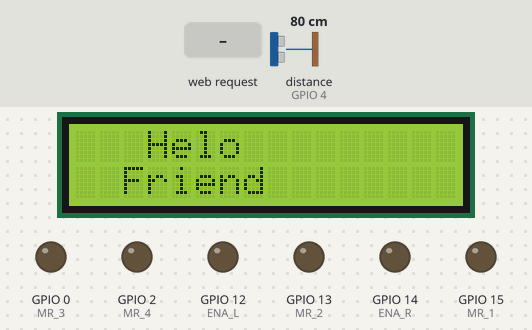
Simulated run of this sketch. Board: ESP8266 (NodeMCU). Shown: 16×2 character LCD, output pins drawn as LEDs (lit = HIGH). The inputs (shaded band) are chosen by the test bench; at power-on: distance to the obstacle (sensor on GPIO 4) 80 cm. The echo pulse lasts 58.3 µs per cm; WiFi joins after 1.5 s; servers stay silent unless stated; what the sketch prints to the serial monitor is not drawn.

Above: at 2.7 s.
2.8 s: distance to the obstacle (sensor on GPIO 4) set to 2 cm
5.3 s: HTTP request GET /item2 received
At 5.9 s:
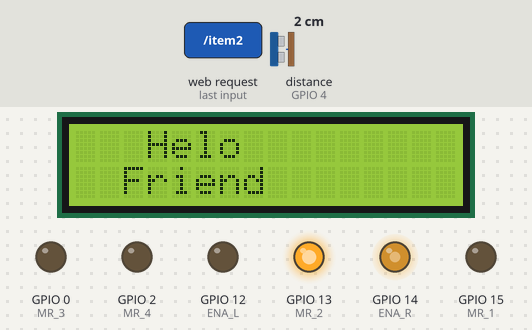
Timing chart, 0 to 8.3 s (numbered marks = the images above; inputs shaded):
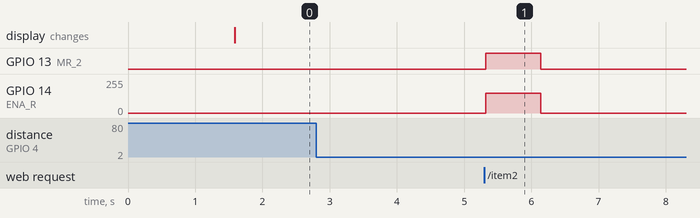

Measured:
- after the input at 2.8 s, every drawn part: stays the same
- after the input at 5.3 s, GPIO 13 (MR_2): LOW → HIGH at once, → LOW 0.82 s later; GPIO 14 (ENA_R): 0/255 → 150/255 at once, → 0/255 0.82 s later

The sketch:

Vending_Maching_Prototype.ino
```cpp
const byte READY = 1;
  const byte KOIN_MASUK1 = 2;
  const byte KOIN_MASUK2 = 3;
  const byte SALDO_1000 = 4;
  const byte SALDO_2000 = 5;
  const byte KOIN_KELUAR = 6;
  byte state = READY;

  #define ENA_R 14
  #define ENA_L 12
  #define MR_1  15
  #define MR_2  13
  #define MR_3  0
  #define MR_4  2
  #define TRIGGER_PIN  5
  #define ECHO_PIN     4
  #define MAX_DISTANCE 250

  #include <NewPing.h>
  #include <ESP8266WiFi.h>
  #include <LiquidCrystal_I2C.h>
  LiquidCrystal_I2C lcd(0x3F,16,2);

  const char* ssid = "home";
  const char* password = "12345678";

  unsigned long currentTime = millis();
  unsigned long previousTime = 0;
  const long timeoutTime = 2000;
  WiFiServer server(80);

  String header;

  NewPing sonar(TRIGGER_PIN, ECHO_PIN, MAX_DISTANCE);


  void setup() {
   lcd.begin(16,2);
   lcd.backlight();

   pinMode(ENA_R, OUTPUT);
   pinMode(ENA_L, OUTPUT);
   pinMode(MR_1, OUTPUT);
   pinMode(MR_2, OUTPUT);
   pinMode(MR_3, OUTPUT);
   pinMode(MR_4, OUTPUT);

   Serial.begin(115200);

  Serial.print("Connecting to ");
  Serial.println(ssid);
  WiFi.begin(ssid, password);
  while (WiFi.status() != WL_CONNECTED) {
  delay(500);
  Serial.print(".");
  }
  Serial.println("");
  Serial.println("WiFi connected.");
  Serial.println("IP address: ");
  Serial.println(WiFi.localIP());
  server.begin();

  }
void item1(int t){
  digitalWrite(MR_3, LOW);
  digitalWrite(MR_4, HIGH);
  analogWrite(ENA_L, 150);
  delay(t);
  }

void item2(int t){
  digitalWrite(MR_1, LOW);
  digitalWrite(MR_2, HIGH);
  analogWrite(ENA_R, 150);
  delay(t);
  }

void brake(int t){

  digitalWrite(MR_1, LOW);
  digitalWrite(MR_2, LOW);
  digitalWrite(MR_3, LOW);
  digitalWrite(MR_4, LOW);
  analogWrite(ENA_R, 0);
  delay(t);
 }

void loop(){

  lcd.setCursor(0,0);
  lcd.print("   Helo  ");
  lcd.setCursor(0,1);
  lcd.print("  Friend ");

  int x = sonar.ping_cm();
  if (state == READY) {
    if (x < 20) {
      state = KOIN_MASUK1;
      Serial.print("Distance: ");
      Serial.print(x);
      Serial.print(" cm");
      delay(1000);
    }
    else{
      state = KOIN_KELUAR;
      }
  }
  else if (state == KOIN_MASUK1) {
        state = SALDO_1000;
        Serial.println("Balance : Rp1000");
        Serial.print("Distance: ");
        Serial.print(x);
        Serial.print(" cm");
        delay(1000);
  }
  if (state == SALDO_1000) {
    if (x < 20) {
      state = KOIN_MASUK2;
    }
    else{
      state = SALDO_1000;
      }
  }
  else if (state == KOIN_MASUK2) {
      state = SALDO_2000;
      Serial.println("Balance : Rp2000");
  }
  else if (state == KOIN_KELUAR){
    if(x >= 20){

      state = READY;
      Serial.println("Balance : Rp0");
      }
  }

  WiFiClient client = server.available();

  if (client) {
    Serial.println("New Client.");
    String currentLine = "";
    currentTime = millis();
    previousTime = currentTime;
    while (client.connected() && currentTime - previousTime <= timeoutTime) {
      currentTime = millis();
      if (client.available()) {
        char c = client.read();
        Serial.write(c);
        header += c;
        if (c == '\n') {

          if (currentLine.length() == 0) {

            client.println("HTTP/1.1 200 OK");
            client.println("Content-type:text/html");
            client.println("Connection: close");
            client.println();

            if (header.indexOf("GET /item2") >= 0) {
              if(state == SALDO_1000){
                Serial.println("Thank You");
                state = KOIN_KELUAR;
                item2(820);
                brake(4000);
                }
              else if(state == SALDO_2000){
                Serial.println("Thank You");
                state = SALDO_1000;
                item2(820);
                brake(4000);


                }
              else{
                brake(4000);
                }

            }
            if (header.indexOf("GET /item1") >= 0) {
              if(state == SALDO_2000){
                Serial.println("Thank You");
                state = KOIN_KELUAR;
                item1(820);
                brake(4000);
              }
              else{
                brake(4000);
                }

            }

            // Web Page Heading
            client.println("<body><center><h1>Final Exam IoT Group 6</h1></center><br>");
            client.println("<center><a href=\"/item1\"> Item 1 : Rp 2000 </a><br></center>");
            client.println("<center><a href=\"/item2\"> Item 2 : Rp 1000 </a></center");
            client.println("</body></html>");

            client.println();
            break;
          } else {
            currentLine = "";
          }
        } else if (c != '\r') {
          currentLine += c;
        }
      }
    }

    header = "";

    client.stop();
    Serial.println("Client disconnected.");
    Serial.println("");
  }
}
```
